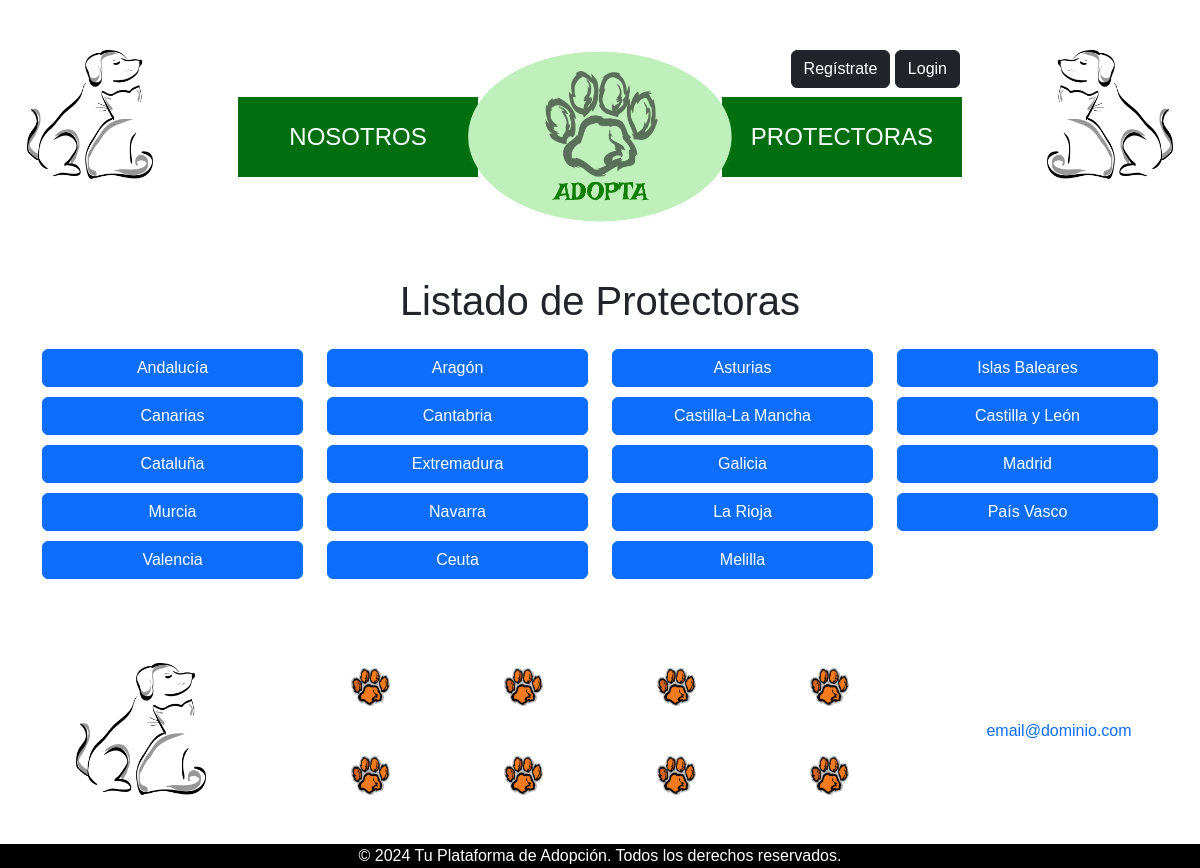
The page /public_html/?page=protectoras on the database its author committed.
### tables this page shows
CREATE TABLE IF NOT EXISTS `comunidades_autonomas` (
  `id_ccaa` int NOT NULL AUTO_INCREMENT,
  `nombre_ccaa` varchar(50) NOT NULL,
  PRIMARY KEY (`id_ccaa`),
  UNIQUE KEY `nombre_ccaa` (`nombre_ccaa`)
);

### public_html/index.php (called while the page is built, shortened)
<?php
    require_once PROJECT_ROOT . '/src/models/CCAA.php';
    $database = new Database();
    $conn = $database->getConnection();
    $CCAAController = new CCAA($conn);
    $ccaas = $CCAAController->getCCAA();
    include PROJECT_ROOT . '/templates/main.php';
?>

### src/models/CCAA.php (called while the page is built, shortened)
<?php
class CCAA {
    private $conn;
    public function __construct($db) {
        $this->conn = $db;
    }
    public function getCCAA() {
        $query = "SELECT * FROM comunidades_autonomas";
        $stmt = $this->conn->prepare($query);
        $stmt->execute();
        $ccaas = $stmt->fetchAll(PDO::FETCH_ASSOC);
        return $ccaas;
    }
}
?>

### src/views/listadoProtectorasView.php (the view, shortened to what this page needs)
<div class="container mt-4">
    <h1 class="text-center">Listado de Protectoras</h1>
    <div id="ccaa-list" class="mt-4">
        <div class="row ccaa-row">
            <?php foreach ($ccaas as $ccaa): ?>
                <div class="col-3">
                    <button type="button"
                            class="btn btn-primary ccaa-button"
                            data-id="<?php echo $ccaa['id_ccaa']; ?>">
                        <?php echo $ccaa['nombre_ccaa']; ?>
                    </button>
                </div>
            <?php endforeach; ?>
        </div>
    </div>
</div>

### templates/main.php (shortened to what this page needs)
<!DOCTYPE html>
<html lang="es">
<head>
    <link href="https://cdn.jsdelivr.net/npm/bootstrap@5.3.3/dist/css/bootstrap.min.css" rel="stylesheet">
    <link rel="stylesheet" href="<?php echo BASE_URL; ?>assets/css/customStyle.css">
    <link rel="stylesheet" href="<?php echo BASE_URL; ?>assets/css/templates.css">
    <link rel="stylesheet" href="<?php echo BASE_URL; ?>assets/css/forms.css">
    <link rel="stylesheet" href="<?php echo BASE_URL; ?>assets/css/slider.css">
    <link rel="stylesheet" href="<?php echo BASE_URL; ?>assets/css/buscadores.css">
</head>
<body>
     <?php include 'header.php'; ?>
    <main>
        <?php include $view; ?>
    </main>
    <?php include 'footer.php'; ?>
</body>
</html>

### templates/header.php
<header class="container">
    <div class="row">
        <div class="col-2">
            <img alt="logoHeader" class="header-image img-left" src="<?php echo BASE_URL; ?>assets/img/perroYgato2.png">
        </div>
        <div class="col-8 header_central">
            <div class="container">
                 <div class="row" id="registro_login">
                    <div class="registerButtons">
                        <?php if (isset($_SESSION['email'])): ?>
                            <a href="<?php echo BASE_URL; ?>router.php?action=logout" class="btn btn-dark">Logout</a>
                        <?php else: ?>
                            <a href="<?php echo BASE_URL; ?>?page=registro" class="btn btn-dark">Regístrate</a>
                            <a href="<?php echo BASE_URL; ?>?page=login" class="btn btn-dark">Login</a>
                        <?php endif; ?>
                    </div>
                 </div>
                <div class="row align-items-center" id="menu_principal">
                    <div class="col-4">
                        <a href="<?php echo BASE_URL; ?>?page=nosotros" class="menu-link">
                            <div id="menu_nosotros" class="menu_lateral">NOSOTROS</div>
                        </a>
                    </div>
                    <div class="col-4" id="menu_home">
                        <a href="<?php echo BASE_URL; ?>?page=home">
                            <img class="img_menu_home" src="<?php echo BASE_URL; ?>assets/img/homeImage.png">
                        </a>
                    </div>
                    <div class="col-4">
                        <a href="<?php echo BASE_URL; ?>?page=protectoras" class="menu-link">
                        <div id="menu_protectoras" class="menu_lateral">PROTECTORAS</div>
                        </a>
                    </div>
                </div>
            </div>
        </div>
        <div class="col-2">
            <img alt="logoHeader" class="header-image img-right" src="<?php echo BASE_URL; ?>assets/img/perroYgato2.png">
        </div>
    </div>
</header>

### templates/footer.php
<footer>
    <div class="content">
        <div class="row">
            <div class="col-3">
                <a href="<?php echo BASE_URL; ?>?page=home"><img alt="logoFooter" class="footer-logo" src="<?php echo BASE_URL; ?>assets/img/perroYgato2.png"></a>
            </div>
                <div class="col-6">
                    <div class="row mb-8 align-items-center slide_footer">
                        <div class="col-3 especiePerros">
                            <div class="content_image_footer">
                                <img src="<?php echo BASE_URL; ?>assets/img/huella_color.png">
                            </div>
                        </div>
                        <div class="col-3 especieGatos">
                            <div class="content_image_footer">
                                <img src="<?php echo BASE_URL; ?>assets/img/huella_color.png">
                            </div>
                        </div>
                        <div class="col-3 especieConejos">
                            <div class="content_image_footer">
                                <img src="<?php echo BASE_URL; ?>assets/img/huella_color.png">
                            </div>
                        </div>
                        <div class="col-3 especieConejos">
                            <div class="content_image_footer">
                                <img src="<?php echo BASE_URL; ?>assets/img/huella_color.png">
                            </div>
                        </div>
                    </div>
                    <div class="row mb-8 align-items-center slide_footer">
                        <div class="col-3 especiePerros">
                            <div class="content_image_footer">
                                <img src="<?php echo BASE_URL; ?>assets/img/huella_color.png">
                            </div>
                        </div>
                        <div class="col-3 especieGatos">
                            <div class="content_image_footer">
                                <img src="<?php echo BASE_URL; ?>assets/img/huella_color.png">
                            </div>
                        </div>
                        <div class="col-3 especieConejos">
                            <div class="content_image_footer">
                                <img src="<?php echo BASE_URL; ?>assets/img/huella_color.png">
                            </div>
                        </div>
                        <div class="col-3 especieConejos">
                            <div class="content_image_footer">
                                <img src="<?php echo BASE_URL; ?>assets/img/huella_color.png">
                            </div>
                        </div>
                    </div>
                </div>
            <div class="col-3 mail_footer">
                <a href="mailto:email@dominio.com">email@dominio.com</a>
            </div>
        </div>
    </div>
    <p class="copy">&copy; 2024 Tu Plataforma de Adopción. Todos los derechos reservados.</p>
</footer>

### public_html/assets/css/customStyle.css (style rules this page uses)
* { font-family: Arial, Helvetica, sans-serif; }
html, body { height: 100%; }
body { margin: 50px 0 0 0; display: flex; flex-direction: column; }
main { padding: 30px 0; text-align: center; flex-grow: 1; }
@media (min-width: 992px) { header { max-width: 100% !important; width: 100% !important; padding-left: 0 !important; padding-right: 0 !important; } }
a { text-decoration: none !important; }

### public_html/assets/css/templates.css (style rules this page uses)
.header-image, .footer-image { width: 70%; margin: 0 auto; }
header>.row { text-align: center; }
.img-left { transform: scaleX(1); }
.img-right { transform: scaleX(-1); }
#registro_login { text-align: right; right: 20%; position: absolute; }
.header_central { height: 100%; overflow-y: auto; }
.header_central>.container, #menu_principal { height: 80%; }
#menu_nosotros { margin: 0 -22px 0 22px; }
#menu_protectoras { margin: 0 22px 0 -22px; }
#menu_home { padding: 0; }
.menu_lateral, .menu-link { padding: 22px 0 }
#menu_nosotros, #menu_protectoras { background-color: #016e10; }
.img_menu_home { height: auto; width: 100%; }
#menu_home { position: relative; text-align: center; }
.menu-link div { text-decoration: none; color: #fff; font-size: 1.5em; font-family: inherit; }
.copy { width: 100%; color: #fff; text-align: center; background-color: #000; margin: 2% 0 0 0; }
.footer-logo { padding: 20px; width: 60%; }
footer { text-align: center; }
.mail_footer { display: flex; align-items: center; justify-content: center; }
.content_image_footer { padding: 15px; margin: 10px; }
.content_image_footer img { width: 50%; padding: 0; margin: 0; }

### public_html/assets/css/buscadores.css (style rules this page uses)
.ccaa-button { margin-bottom: 10px; width: 100%; }

### rows shown on the page
comunidades_autonomas: nombre_ccaa "Andalucía"
comunidades_autonomas: nombre_ccaa "Aragón"
comunidades_autonomas: nombre_ccaa "Asturias"
comunidades_autonomas: nombre_ccaa "Islas Baleares"
comunidades_autonomas: nombre_ccaa "Canarias"
comunidades_autonomas: nombre_ccaa "Cantabria"
comunidades_autonomas: nombre_ccaa "Castilla-La Mancha"
comunidades_autonomas: nombre_ccaa "Castilla y León"
comunidades_autonomas: nombre_ccaa "Cataluña"
comunidades_autonomas: nombre_ccaa "Extremadura"
comunidades_autonomas: nombre_ccaa "Galicia"
comunidades_autonomas: nombre_ccaa "Madrid"
comunidades_autonomas: nombre_ccaa "Murcia"
comunidades_autonomas: nombre_ccaa "Navarra"
comunidades_autonomas: nombre_ccaa "La Rioja"
comunidades_autonomas: nombre_ccaa "País Vasco"
comunidades_autonomas: nombre_ccaa "Valencia"
comunidades_autonomas: nombre_ccaa "Ceuta"
comunidades_autonomas: nombre_ccaa "Melilla"
